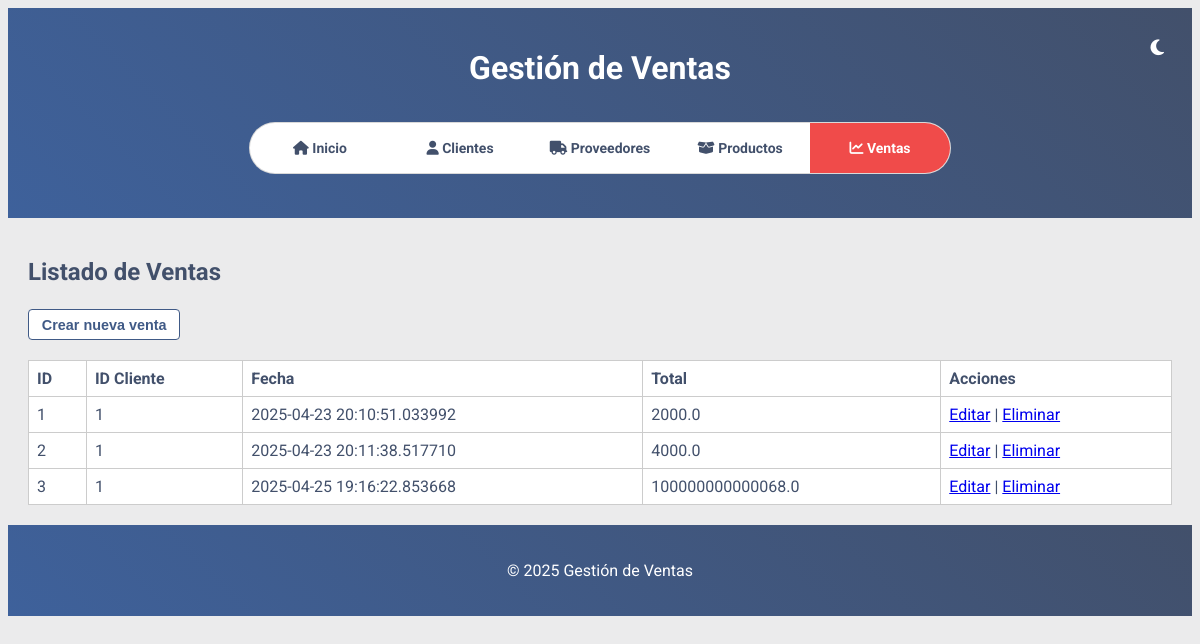
The page /ventas/lista on the database its author committed.
### models/venta.py (models this page shows, shortened)
class Venta(db.Model):
    __tablename__ = 'ventas'
    id = db.Column(db.Integer, primary_key=True)
    cliente_id = db.Column(db.Integer, db.ForeignKey('clientes.id'))
    total = db.Column(db.Float, nullable=False)
    fecha = db.Column(db.DateTime, default=datetime.datetime.utcnow)
    productos = db.relationship("VentaProducto", back_populates="venta")

### routes/ventas.py (the view)
@bp.route('/lista', methods=['GET'])
def lista_ventas():
    ventas = get_all_ventas()
    return render_template('ventas/lista.html', ventas=ventas)

### services/ventas_service.py (called while the page is built)
def get_all_ventas():
    return Venta.query.all()

### templates/ventas/lista.html (shortened to what this page needs)
{% extends "base.html" %}
{% block content %}
<h2>Listado de Ventas</h2>
<a href="{{ url_for('ventas.crear_venta_view') }}"><button class="ordenar-btn" data-sort="stock">Crear nueva venta</button></a>
<table>
    <thead>
        <tr>
            <th>ID</th>
            <th>ID Cliente</th>
            <th>Fecha</th>
            <th>Total</th>
            <th>Acciones</th>
        </tr>
    </thead>
    <tbody>
        {% for v in ventas %}
        <tr>
            <td>{{ v.id }}</td>
            <td>{{ v.cliente_id }}</td>
            <td>{{ v.fecha }}</td>
            <td>{{ v.total }}</td>
            <td>
                <a href="{{ url_for('ventas.editar_venta_view', id=v.id) }}">Editar</a> |
                <a href="{{ url_for('ventas.eliminar_venta_view', id=v.id) }}">Eliminar</a>
            </td>
        </tr>
        {% endfor %}
    </tbody>
</table>
{% endblock %}

### static/styles.css (style rules this page uses)
:root { --color-dark-blue: #42506b; --color-red: #f04b4a; --color-mid-blue: #3e619b; --color-light: #ebebec; --font-family: 'Roboto', sans-serif; }
body { font-family: var(--font-family); background-color: var(--color-light); color: var(--color-dark-blue); transition: background-color 0.3s ease, color 0.3s ease; }
table { width: 100%; border-collapse: collapse; margin-top: 20px; background-color: #fff; }
table, th, td { border: 1px solid #ccc; }
th, td { padding: 8px; text-align: left; }
button, input[type="submit"], input[type="button"] { background-color: var(--color-red); color: var(--color-light); border: none; padding: 10px 16px; cursor: pointer; font-weight: bold; margin-top: 8px; border-radius: 4px; }
h1, h2, h3 { margin-bottom: 15px; }
.ordenar-btn, #reset-order { padding: 0.4rem 0.8rem; font-size: 0.9rem; border: 1px solid #405a86; background-color: white; color: #405a86; border-radius: 4px; cursor: pointer; min-width: 120px; text-align: center; transition: background-color 0.2s ease; }

### rows shown on the page
Venta: id "1", cliente_id "1", fecha "2025-04-23 20:10:51.033992", total "2000.0"
Venta: id "2", cliente_id "1", fecha "2025-04-23 20:11:38.517710", total "4000.0"
Venta: id "3", cliente_id "1", fecha "2025-04-25 19:16:22.853668", total "100000000000068.0"
